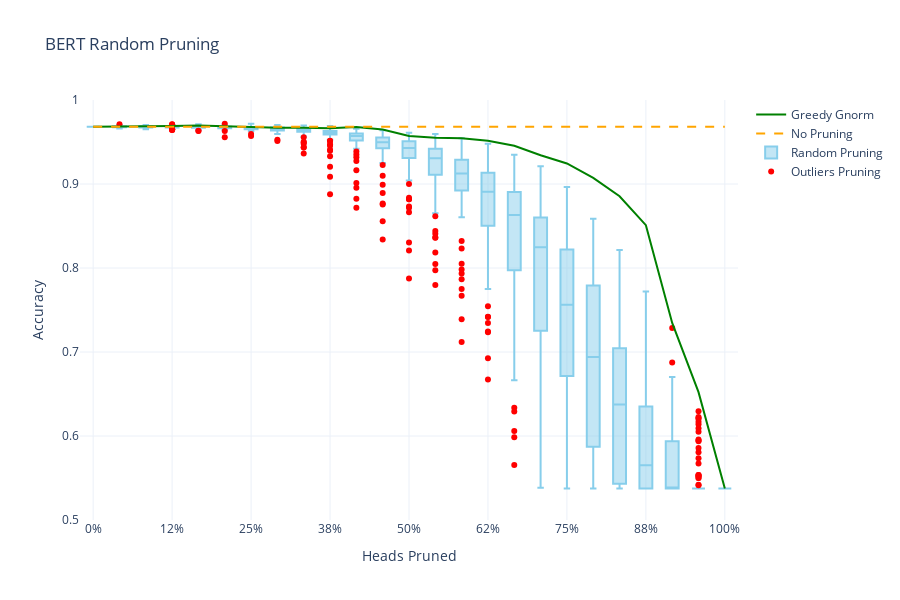

Here is the notebook cell this chart was saved with:
### Code cell
import plotly.graph_objects as go
import numpy as np

# 路径到数据文件
box_data_path = "experiments_results/BERTrandompruned_heads_data_50x25_concated.xlsx"
line_data_path = "experiments_results/pruned_heads_accuracy(BERT)basedonGreedyGnorm.csv"

# 读取箱线图数据 (100x25)
box_df = pd.read_excel(box_data_path)

# 读取折线图数据 (144 个点用于修剪 1 到 144 个头)
line_df = pd.read_csv(line_data_path, header=None)
line_data = line_df.squeeze()  # 转换为 Series

# 确保数据对齐，通过选择正确的行和列
heads_pruned = box_df["Heads Pruned"]
box_data = box_df.drop(columns=["Heads Pruned"]).values  # 获取 100 x 25 的箱线图数据

# 从折线图数据中选择每第 6 个点，以匹配箱线图的 x 轴比例
line_data_sampled = line_data.iloc[1::6].reset_index(drop=True)

# 计算用于 x 轴标签的修剪百分比
percent_pruned = (heads_pruned / 144 * 100).round(0).astype(int)


# Generate data
heads_pruned = np.arange(0, 150, 6)
accuracy_no_pruning = 0.968226706741091
accuracy_greedyGnorm = [float(_) for _ in list(line_data_sampled[1])]
accuracy_random = box_data

# Calculate percentage pruned for x-axis labels
percent_pruned = ((heads_pruned / 144) * 100).round(0).astype(int)

# Create figure
fig = go.Figure()

# A* Search line
fig.add_trace(go.Scatter(x=heads_pruned, y=accuracy_greedyGnorm, mode='lines', name='Greedy Gnorm', line=dict(color='green')))

# No Pruning line
fig.add_trace(go.Scatter(x=[heads_pruned[0], heads_pruned[-1]], y=[accuracy_no_pruning, accuracy_no_pruning],
                         mode='lines', name='No Pruning', line=dict(color='orange', dash='dash')))

# Random pruning box plot
for i, h in enumerate(heads_pruned):
    fig.add_trace(go.Box(y=accuracy_random[i], x=[h] * len(accuracy_random[i]), name='Random Pruning',
                         marker_color='red', showlegend=(i == 0), line=dict(color='skyblue')))

fig.add_trace(go.Scatter(
    x=[None], y=[None],  # 使用 None 作为 x 和 y 值，使其不会显示在图中
    mode='markers',
    marker=dict(color='red'),
    name='Outliers Pruning'  # 设置图例标签
))

fig.update_layout(
    title="BERT Random Pruning",
    xaxis_title="Heads Pruned",
    yaxis_title="Accuracy",
    xaxis=dict(
        showgrid=True,
        tickvals=heads_pruned[::3],
        ticktext=[f"{p}%" for h, p in zip(heads_pruned[::3], percent_pruned[::3])],
        tickmode='array'
    ),
    yaxis=dict(showgrid=True, range=[0.5, 1.0]),  # 调整 y 轴的范围
    template="plotly_white",
    width=900,  # 设置图的宽度
    height=600   # 设置图的高度
)

fig.show()
